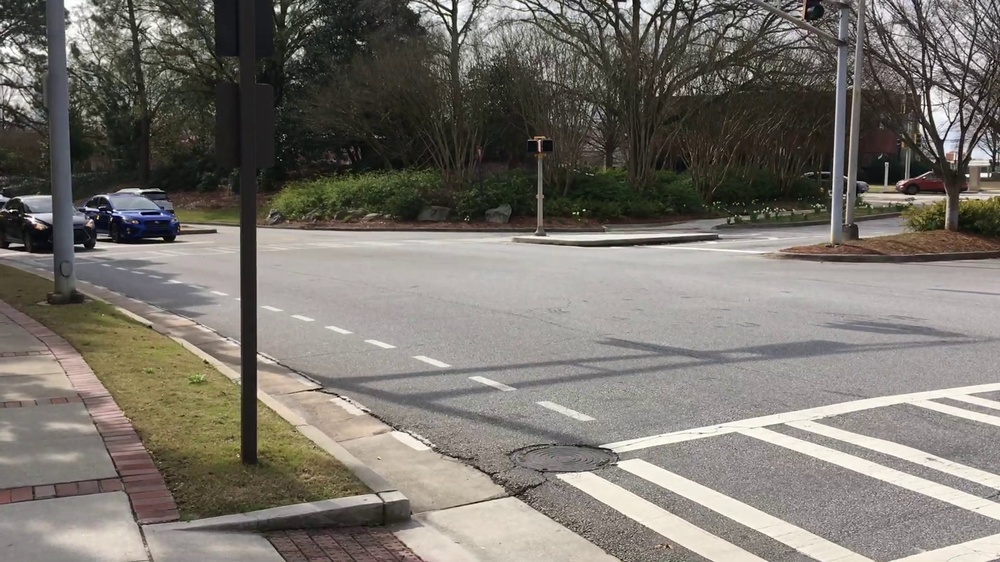
#> input picture test/img_10.jpg, 1000 x 562 px, shrunk from 1920 x 1080 before the run, given in place of the camera
$ python main.py
#> lines starting #> are read from the running program, lines starting #| are printed output that depends on the picture; after the words box and inside, x2 and y2 are one past the last pixel; in counts of white or black regions, pixels touching at a corner belong together
### TrafficLight.py
import numpy as np
import cv2
from PIL import Image
from os import path

lower_red = np.array([70, 70, 70], dtype = "uint8")
upper_red = np.array([255, 255, 255], dtype = "uint8")

lower_white = np.array([240, 240, 240])
upper_white = np.array([255, 255, 255])

colors = {"red" : (lower_red, upper_red), "white" : (lower_white, upper_white)}


def findLight(clr , modify = False) :
    image = cv2.imread("test.jpg")
    img_hsv=cv2.cvtColor(image, cv2.COLOR_BGR2HSV)

    mask = cv2.inRange(img_hsv, colors[clr][0], colors[clr][1])
    rate = np.count_nonzero(mask) / 100000.0
    print rate
    if modify:
        maskImage = cv2.bitwise_and(img_hsv, img_hsv, mask = mask)
       # maskImage = cv2.bitwise_and(image, image, mask = mask)
        image = np.hstack([img_hsv, maskImage])

    if rate > 0.0039:
        return True, image
    else :
        return False, image

### carTest.py
# OpenCV Python program to detect cars in video frame
# import libraries of python OpenCV
import numpy
import cv2


def findCar() :
	image = cv2.imread("test.jpg")
	car_cascade = cv2.CascadeClassifier('cars.xml')
	gray = cv2.cvtColor(image, cv2.COLOR_BGR2GRAY)
	cars = car_cascade.detectMultiScale(gray, 3, 1, 0, (100, 100))
	for (x,y,w,h) in cars:
		cv2.rectangle(image,(x,y),(x+w,y+h),(0,0,255),2)

	if len(cars) == 0:
		return False, image
	else:
		return True, image

cv2.destroyAllWindows()

### main.py
import sys
import numpy as np
import cv2
import RPi.GPIO as GPIO

from TrafficLight import findLight
from carTest import findCar

video = cv2.VideoCapture(0)
success,image = video.read()
#> image is the input picture: shape (562, 1000, 3); mean B, G, R 108.8, 115.9, 120.4

GPIO.setmode(GPIO.BCM)
GPIO.setwarnings(False)
GPIO.setup(12,GPIO.OUT)
GPIO.setup(18,GPIO.OUT)
GPIO.setup(13, GPIO.OUT)

while success:
    cv2.imwrite("test.jpg", image)
    result1, modImage = findLight("red")
#> in findLight, `img_hsv=cv2.cvtColor(image, cv2.COLOR_BGR2HSV)`: img_hsv: shape (562, 1000, 3); mean H, S, V 33.4, 36.6, 121.3
#> in findLight, `mask = cv2.inRange(img_hsv, colors[clr][0], colors[clr][1])`:
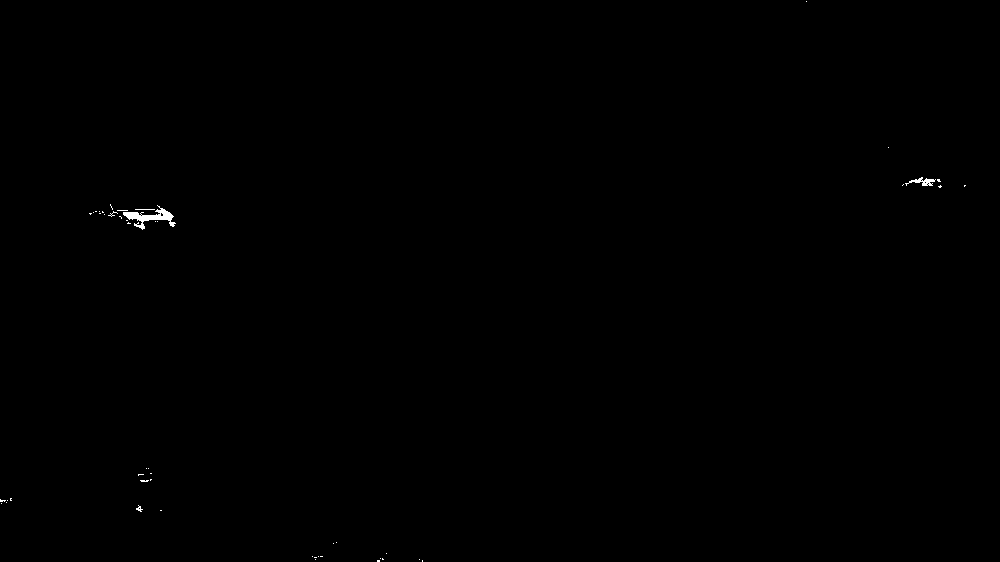
#> mask: shape (562, 1000); 0.13% white; 50 white regions (46 under 20 px), largest, box (x1, y1, x2, y2) and area: (123, 205, 176, 230) 428, (905, 177, 936, 186) 119, (136, 505, 143, 512) 22, (135, 209, 155, 210) 20
#> in findLight, `rate = np.count_nonzero(mask) / 100000.0`: rate = 0.00747
#| 0.00747
#> result1 = True
    result2, carImage = findCar()
#> in findCar, `gray = cv2.cvtColor(image, cv2.COLOR_BGR2GRAY)`:
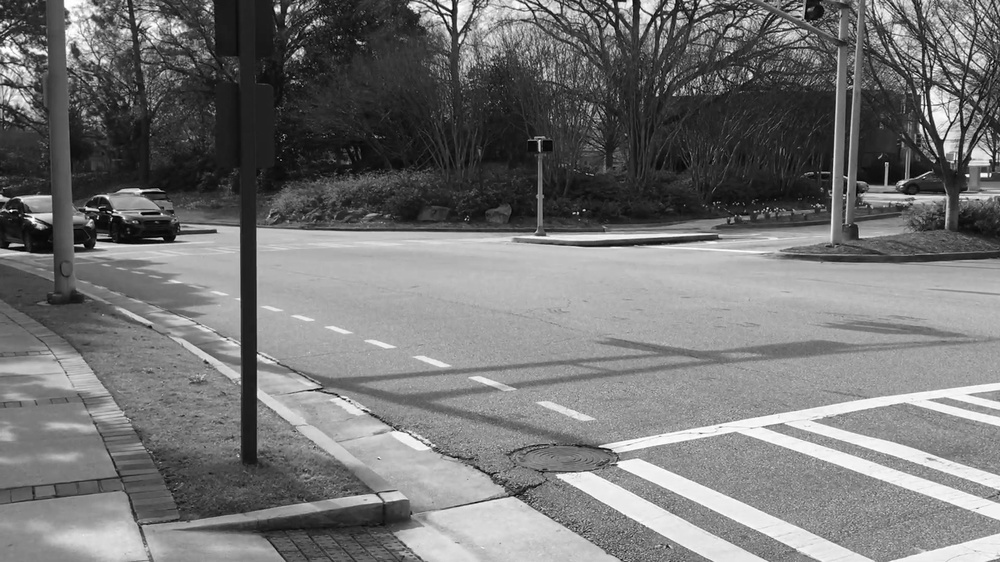
#> gray: shape (562, 1000); min 0, max 255, mean 116.4
#> in findCar, `cars = car_cascade.detectMultiScale(gray, 3, 1, 0, (100, 100))`: cars = ()
#> result2 = False
    result = result1 and result2
#> result = False
    if result1:
        toprint = "Red Light"
    if result2:
        toprint = "Car"
    if result :
        print("STOP, Red Light and Car")
        state = GPIO.input(18)
        if state == False:
            GPIO.output(18,GPIO.HIGH)
            GPIO.output(12,GPIO.LOW)
            GPIO.output(13,GPIO.LOW)
    elif result1 or result2:
        print("CAUTION, %s", toprint)
        state = GPIO.input(13)
        if state == False:
            GPIO.output(13,GPIO.HIGH)
            GPIO.output(12,GPIO.LOW)
            GPIO.output(18,GPIO.LOW)
    else :
        print("NONE")
        state = GPIO.input(12)
        if state == False:
            GPIO.output(12,GPIO.HIGH)
            GPIO.output(13,GPIO.LOW)
            GPIO.output(18,GPIO.LOW)
    success, image = video.read()

GPIO.output(12,GPIO.LOW)
GPIO.output(18,GPIO.LOW)
GPIO.output(13,GPIO.LOW)
video.release()
cv2.destroyAllWindows()

$ run again, on test/img_11.jpg
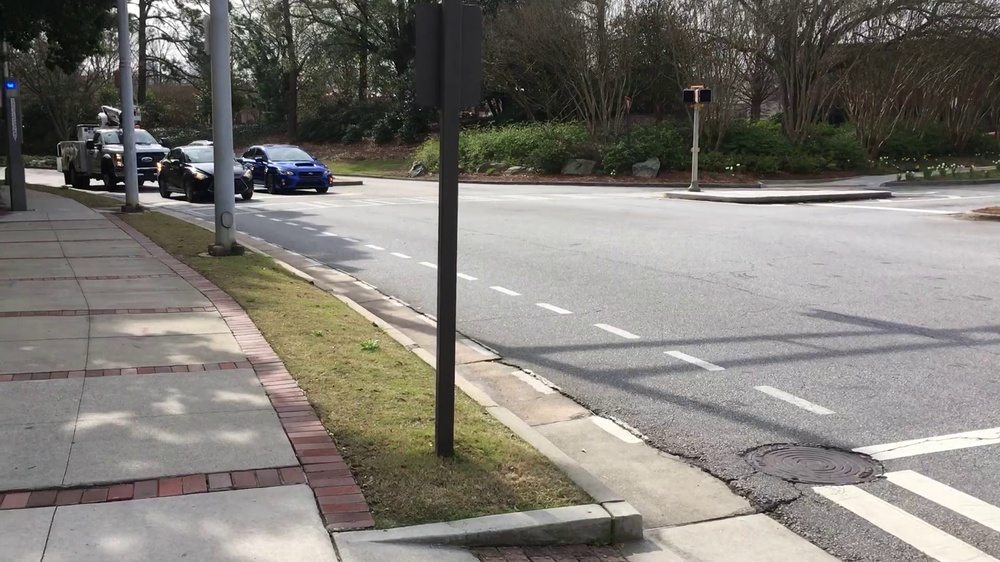
#> input picture test/img_11.jpg, 1000 x 562 px, shrunk from 1920 x 1080 before the run, given in place of the camera
#> image is the input picture: shape (562, 1000, 3); mean B, G, R 117.1, 123.3, 126.7
#> img_hsv: shape (562, 1000, 3); mean H, S, V 53.1, 32.1, 128
#> in findLight, `mask = cv2.inRange(img_hsv, colors[clr][0], colors[clr][1])`:
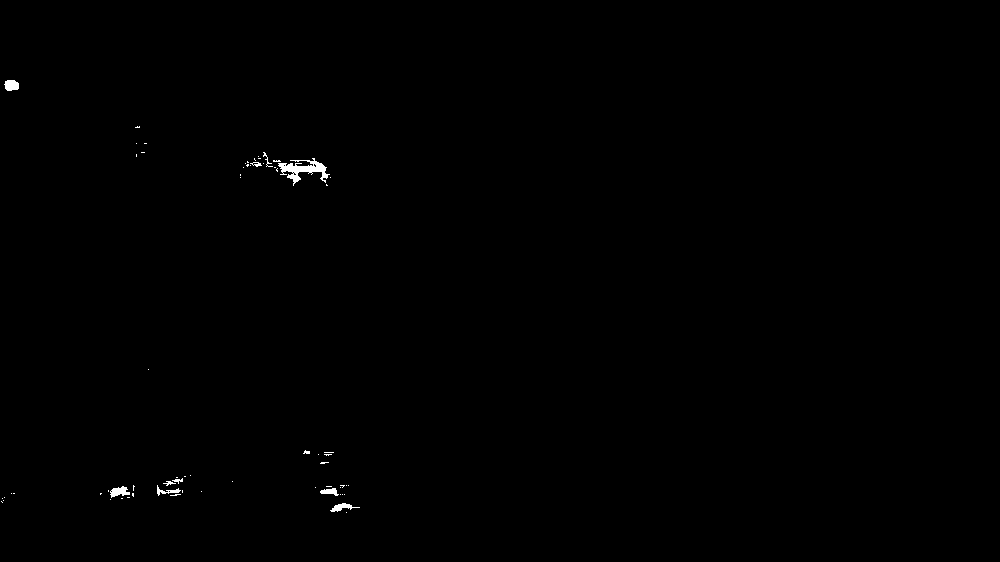
#> mask: shape (562, 1000); 0.25% white; 67 white regions (57 under 20 px), largest, box (x1, y1, x2, y2) and area: (278, 158, 330, 186) 545, (110, 486, 130, 498) 140, (4, 80, 19, 91) 134
#> rate = 0.0143
#| 0.01427
#> result1 = True
#> in findCar, `gray = cv2.cvtColor(image, cv2.COLOR_BGR2GRAY)`:
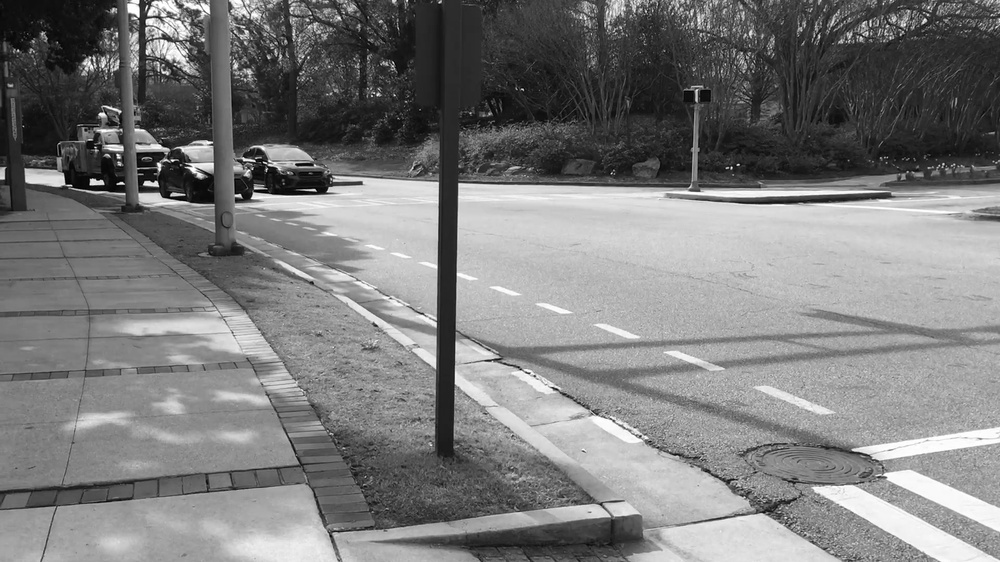
#> gray: shape (562, 1000); min 0, max 255, mean 123.6
#> cars = ()
#> result2 = False

$ run again, on test/img_12.jpg
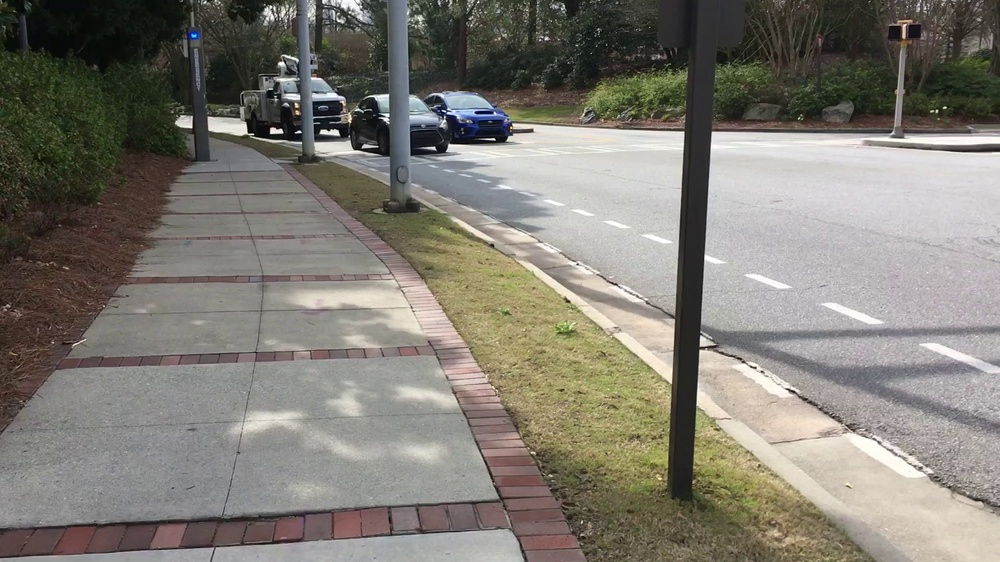
#> input picture test/img_12.jpg, 1000 x 562 px, shrunk from 1920 x 1080 before the run, given in place of the camera
#> image is the input picture: shape (562, 1000, 3); mean B, G, R 115.5, 124.2, 127.8
#> img_hsv: shape (562, 1000, 3); mean H, S, V 49.8, 39.5, 129.6
#> in findLight, `mask = cv2.inRange(img_hsv, colors[clr][0], colors[clr][1])`:
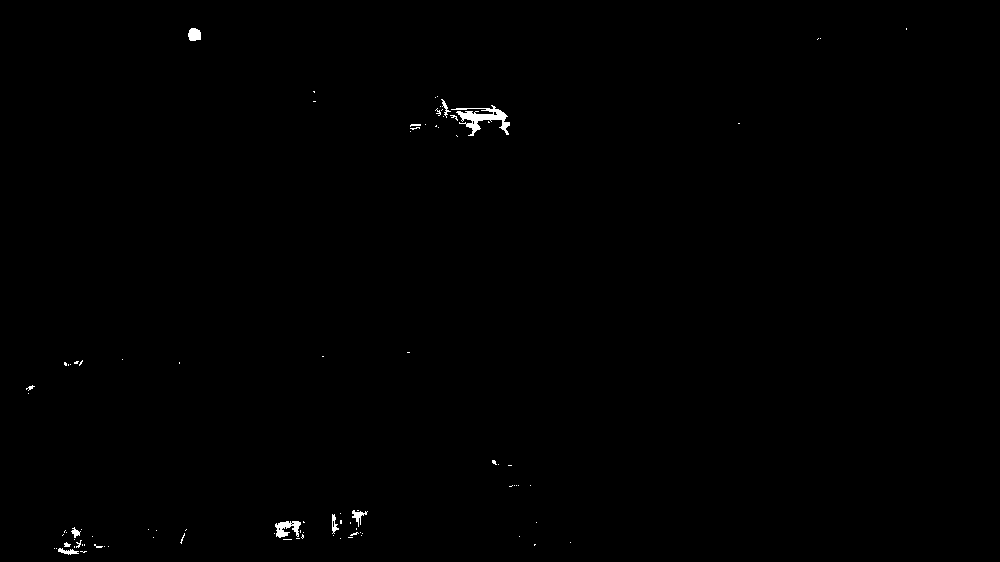
#> mask: shape (562, 1000); 0.32% white; 93 white regions (81 under 20 px), largest, box (x1, y1, x2, y2) and area: (451, 105, 510, 136) 651, (275, 521, 301, 538) 259, (188, 28, 201, 41) 141
#> rate = 0.0178
#| 0.01781
#> result1 = True
#> in findCar, `gray = cv2.cvtColor(image, cv2.COLOR_BGR2GRAY)`:
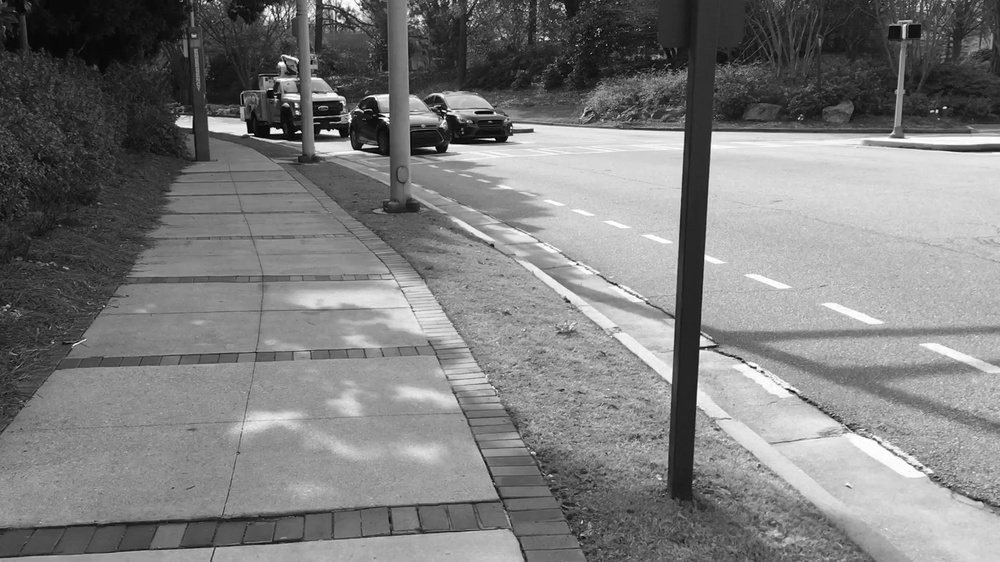
#> gray: shape (562, 1000); min 0, max 255, mean 124.3
#> cars = ()
#> result2 = False

$ run again, on test/img_13.jpg
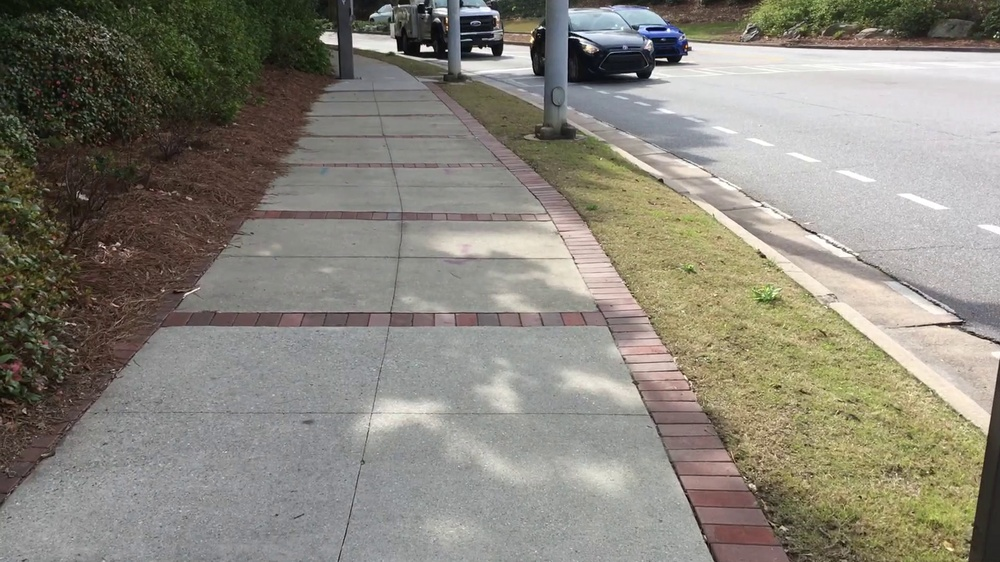
#> input picture test/img_13.jpg, 1000 x 562 px, shrunk from 1920 x 1080 before the run, given in place of the camera
#> image is the input picture: shape (562, 1000, 3); mean B, G, R 122.9, 133.3, 137.3
#> img_hsv: shape (562, 1000, 3); mean H, S, V 48.5, 42, 139.3
#> in findLight, `mask = cv2.inRange(img_hsv, colors[clr][0], colors[clr][1])`:
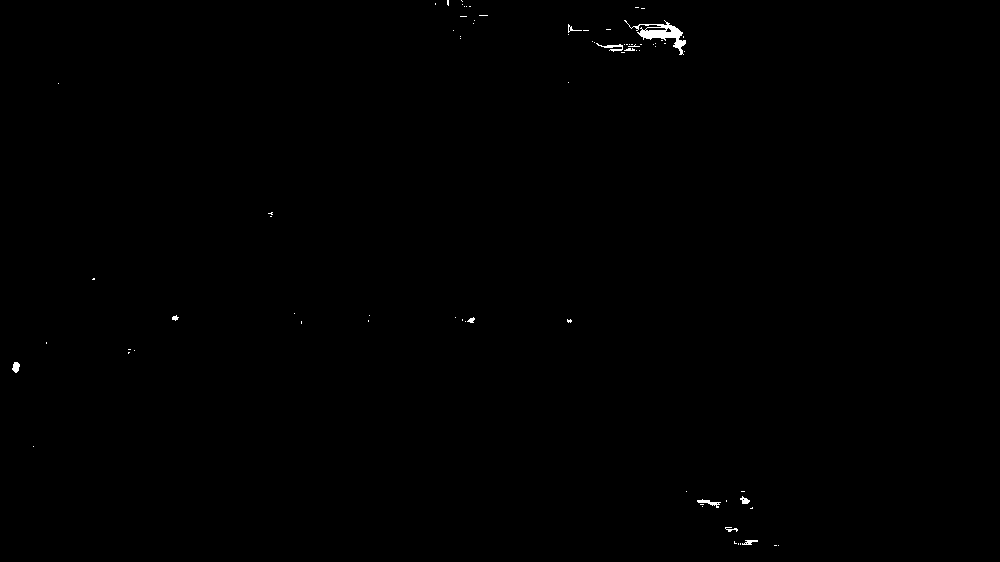
#> mask: shape (562, 1000); 0.22% white; 77 white regions (66 under 20 px), largest, box (x1, y1, x2, y2) and area: (624, 20, 686, 55) 598, (596, 43, 623, 52) 85, (697, 499, 721, 508) 79
#> rate = 0.0124
#| 0.0124
#> result1 = True
#> in findCar, `gray = cv2.cvtColor(image, cv2.COLOR_BGR2GRAY)`:
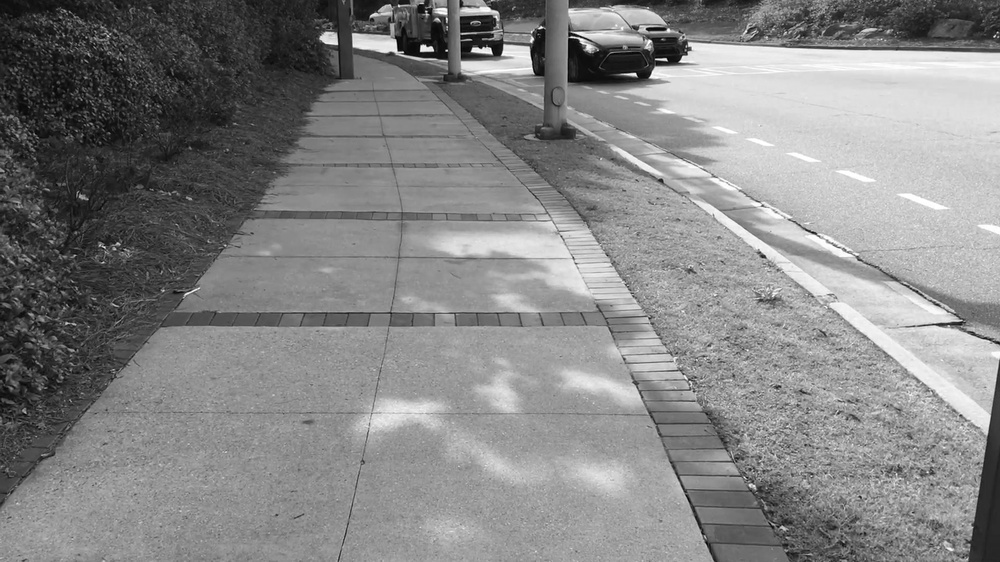
#> gray: shape (562, 1000); min 0, max 255, mean 133.3
#> cars = ()
#> result2 = False
